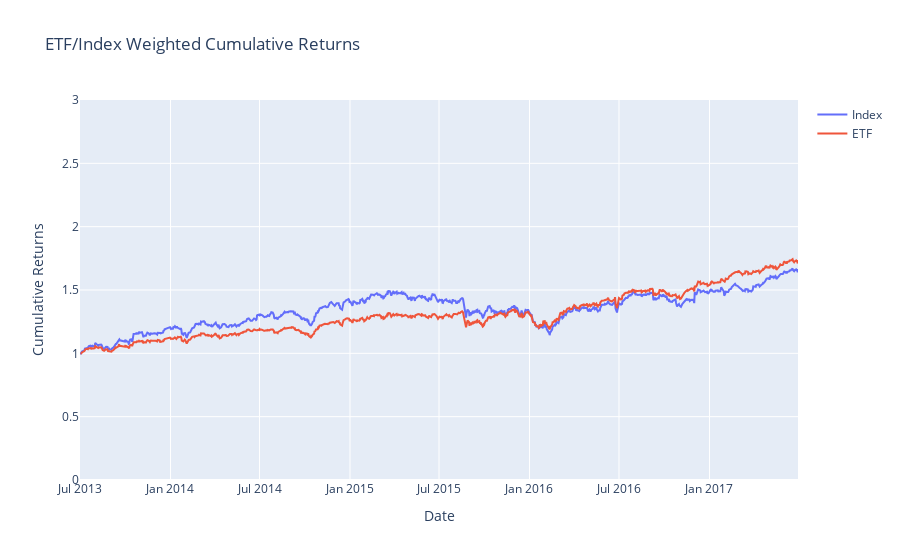

The notebook cell saved with this chart:
### Code cell
# Plot bechmark and ETF cumulative returns

index_trace = go.Scatter(
        name='Index',
        x=index_weighted_cumulative_returns.index,
        y=index_weighted_cumulative_returns)
etf_trace = go.Scatter(
        name='ETF',
        x=optim_etf_cumulative_returns.index,
        y=optim_etf_cumulative_returns)

layout = go.Layout(
        title='ETF/Index Weighted Cumulative Returns',
        xaxis={'title': 'Date'},
        yaxis={'title': 'Cumulative Returns', 'range': [0, 3]})

fig = go.Figure(data=[index_trace, etf_trace], layout=layout)
offline_py.iplot(fig)

### Figure 1 — Plotly figure (JSON) as saved in the notebook; plotly's stock layout.template omitted (floating-point values rounded to 4 significant figures; data arrays with more than 128 entries replaced by an {"elided": "..."} marker saying what was removed)
{"data": [{"name": "Index", "type": "scatter", "x": {"elided": "1009 str values"}, "y": {"elided": "1009 float values"}}, {"name": "ETF", "type": "scatter", "x": {"elided": "1009 str values"}, "y": {"elided": "1009 float values"}}], "layout": {"title": {"text": "ETF/Index Weighted Cumulative Returns"}, "xaxis": {"title": {"text": "Date"}}, "yaxis": {"range": [0, 3], "title": {"text": "Cumulative Returns"}}}}
